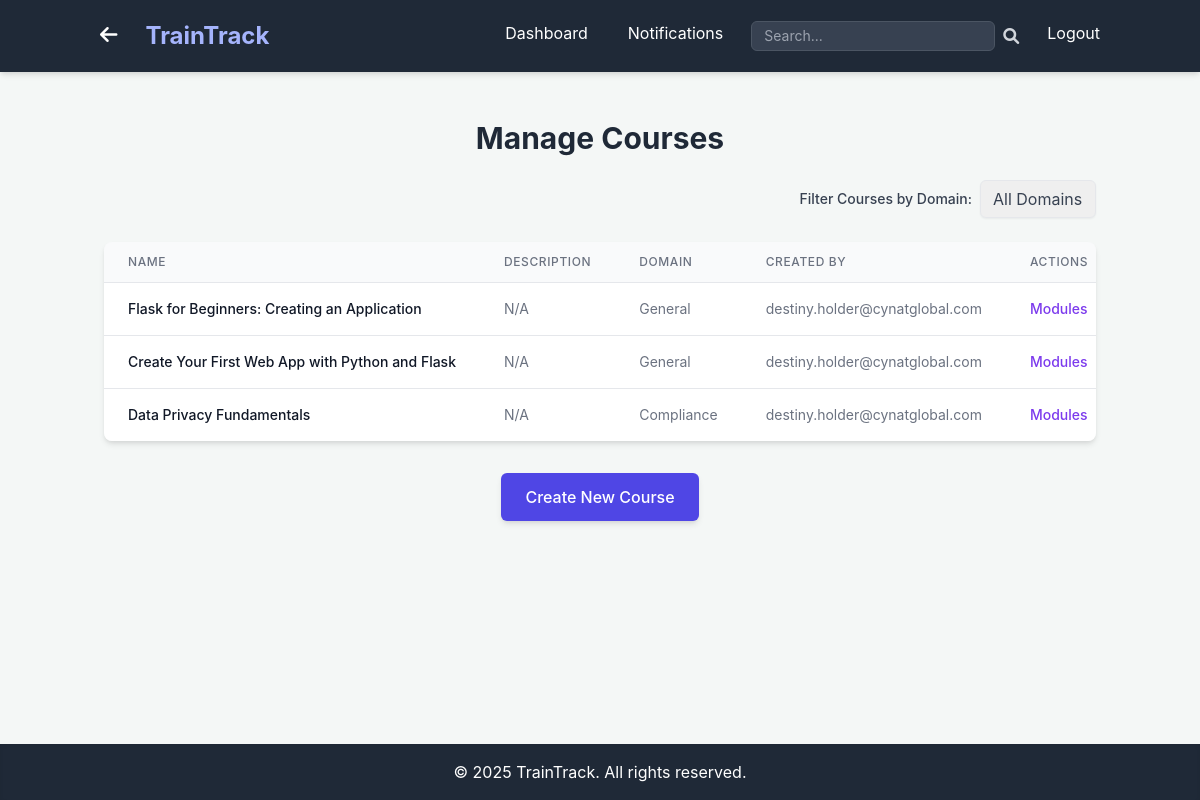
The app's page /admin/courses (signed in), older data.
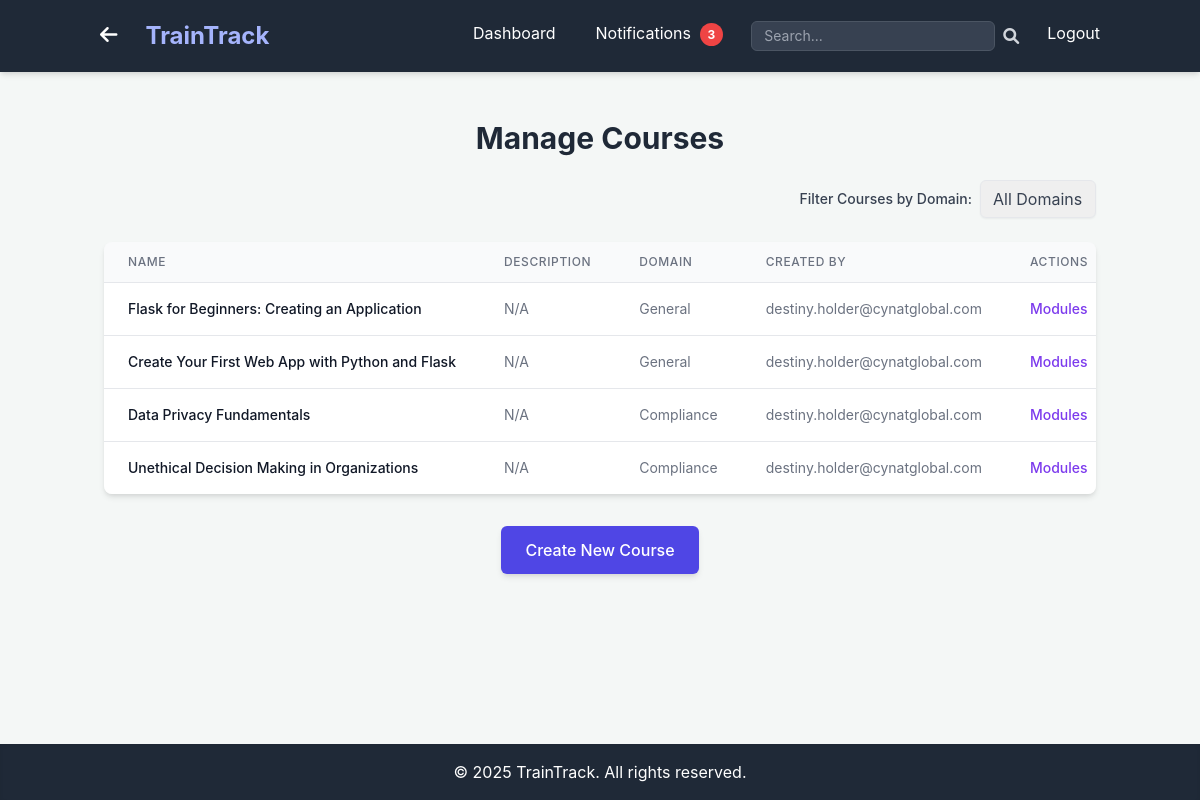
The same page, newer data.
### app.py (models this page shows, shortened)
class Course(db.Model):
    id = db.Column(db.Integer, primary_key=True)
    name = db.Column(db.String(120), nullable=False)
    description = db.Column(db.Text, nullable=True)
    course_link = db.Column(db.String(255), nullable=True) # New field for external link
    domain = db.Column(db.String(50), nullable=True) # Changed from 'category' to 'domain'
    created_at = db.Column(db.DateTime, default=datetime.utcnow)
    created_by_id = db.Column(db.Integer, db.ForeignKey('user.id'), nullable=False) # Admin who created it
    assessments = db.relationship('Assessment', backref='course', lazy=True)
    assignments = db.relationship('Assignment', backref='course', lazy=True)
    modules = db.relationship('Module', backref='course', lazy=True) # New relationship for modules
    learning_paths = relationship('LearningPath', secondary=learning_path_courses, back_populates='courses')

class User(UserMixin, db.Model):
    id = db.Column(db.Integer, primary_key=True)
    username = db.Column(db.String(80), unique=True, nullable=False)
    password_hash = db.Column(db.String(128), nullable=False)
    role = db.Column(db.String(20), nullable=False, default='trainee')
    domain = db.Column(db.String(50), nullable=True) # New field for trainee/admin domain
    assignments_as_trainee = db.relationship('Assignment', foreign_keys='Assignment.trainee_id', backref='trainee', lazy=True)
    created_courses = db.relationship('Course', foreign_keys='Course.created_by_id', backref='creator', lazy=True)
    created_assessments = db.relationship('Assessment', foreign_keys='Assessment.created_by_id', backref='assessor_creator', lazy=True)
    created_learning_paths = db.relationship('LearningPath', foreign_keys='LearningPath.created_by_id', backref='path_creator', lazy=True)
    assigned_assignments = db.relationship('Assignment', foreign_keys='Assignment.assigned_by_id', backref='assigner', lazy=True)
    notifications_received = db.relationship('Notification', foreign_keys='Notification.recipient_id', backref='recipient', lazy=True)
    notifications_sent = db.relationship('Notification', foreign_keys='Notification.sender_id', backref='sender', lazy=True)
    graded_submissions = db.relationship('Submission', foreign_keys='Submission.graded_by_id', backref='grader', lazy=True)

### app.py (the view)
@app.route('/admin/courses')
@login_required
@admin_required
def admin_view_courses():
    current_year = datetime.now().year
    selected_domain = request.args.get('domain') # Changed from 'category' to 'domain'
    if selected_domain and selected_domain != 'all':
        courses = db.session.query(Course).filter_by(domain=selected_domain).all() # Changed from 'category' to 'domain'
    else:
        courses = db.session.query(Course).all()
    domains = db.session.query(Course.domain).distinct().all() # Changed from 'category' to 'domain'
    domains = [d[0] for d in domains if d[0] is not None] # Extract strings and filter out None
    domains.sort() # Sort domains alphabetically
    return render_template('admin/view_courses.html',
                           title='Manage Courses',
                           courses=courses,
                           domains=domains, # Pass domains to template (changed from categories)
                           selected_domain=selected_domain, # Pass selected domain for dropdown (changed from selected_category)
                           current_year=current_year)

### app.py (called while the page is built)
def role_required(role):
    def decorator(f):
        @wraps(f)
        def decorated_function(*args, **kwargs):
            if not current_user.is_authenticated or current_user.role != role:
                flash('You do not have permission to access this page.', 'danger')
                return redirect(url_for('dashboard')) # Redirect to dashboard or login
            return f(*args, **kwargs)
        return decorated_function
    return decorator

@login_manager.user_loader
def load_user(user_id):
    return db.session.get(User, int(user_id))

@app.context_processor
def inject_unread_notifications_count():
    if current_user.is_authenticated:
        unread_count = Notification.query.filter_by(recipient_id=current_user.id, is_read=False).count()
        return dict(unread_notifications_count=unread_count)
    return dict(unread_notifications_count=0)

### templates/admin/view_courses.html (shortened to what this page needs)
{% extends "base.html" %}
{% block content %}
    <h1 class="text-3xl font-bold text-gray-800 mb-6 text-center">Manage Courses</h1>
    <div class="mb-6 flex justify-end items-center">
        <label for="domain-filter" class="block text-gray-700 text-sm font-medium mr-2">Filter Courses by Domain:</label>
        <select id="domain-filter" onchange="filterCoursesByDomain(this.value)"
                class="shadow-sm appearance-none border rounded-md py-2 px-3 text-gray-700 leading-tight focus:outline-none focus:ring-2 focus:ring-indigo-500 focus:border-transparent transition duration-200">
            <option value="all" {% if not selected_domain or selected_domain == 'all' %}selected{% endif %}>All Domains</option>
        </select>
    </div>
    {% if courses %}
        <div class="overflow-x-auto bg-white rounded-lg shadow-md">
            <table class="min-w-full divide-y divide-gray-200">
                <thead class="bg-gray-50">
                    <tr>
                        <th scope="col" class="px-6 py-3 text-left text-xs font-medium text-gray-500 uppercase tracking-wider">
                            Name
                        </th>
                        <th scope="col" class="px-6 py-3 text-left text-xs font-medium text-gray-500 uppercase tracking-wider">
                            Description
                        </th>
                        <th scope="col" class="px-6 py-3 text-left text-xs font-medium text-gray-500 uppercase tracking-wider">
                            Domain
                        </th>
                        <th scope="col" class="px-6 py-3 text-left text-xs font-medium text-gray-500 uppercase tracking-wider">
                            Created By
                        </th>
                        <th scope="col" class="px-6 py-3 text-left text-xs font-medium text-gray-500 uppercase tracking-wider">
                            Actions
                        </th>
                    </tr>
                </thead>
                <tbody class="bg-white divide-y divide-gray-200">
                    {% for course in courses %}
                    <tr>
                        <td class="px-6 py-4 whitespace-nowrap text-sm font-medium text-gray-900">
                            {{ course.name }}
                        </td>
                        <td class="px-6 py-4 whitespace-nowrap text-sm text-gray-500">
                            {{ course.description if course.description else 'N/A' }}
                        </td>
                        <td class="px-6 py-4 whitespace-nowrap text-sm text-gray-500">
                            {{ course.domain if course.domain else 'N/A' }}
                        </td>
                        <td class="px-6 py-4 whitespace-nowrap text-sm text-gray-500">
                            {{ course.creator.username }}
                        </td>
                        <td class="px-6 py-4 whitespace-nowrap text-sm font-medium">
                            <a href="{{ url_for('admin_view_course_modules', course_id=course.id) }}" class="text-purple-600 hover:text-purple-900 mr-4">Modules</a>
                        </td>
                    </tr>
                    {% endfor %}
                </tbody>
            </table>
        </div>
    {% else %}
        <p class="text-center text-gray-600 text-lg">No courses found {% if selected_domain and selected_domain != 'all' %}in domain "{{ selected_domain }}"{% endif %}. <a href="{{ url_for('create_course') }}" class="text-indigo-600 hover:underline">Create one now!</a></p>
    {% endif %}
    <div class="mt-8 text-center">
        <a href="{{ url_for('create_course') }}" class="inline-block bg-indigo-600 text-white px-6 py-3 rounded-md font-medium hover:bg-indigo-700 transition duration-300 shadow-md">
            Create New Course
        </a>
    </div>
{% endblock %}

Row changes from the older to the newer data that the page shows:
added Course: name "Unethical Decision Making in Organizations", description "N/A", domain "Compliance", creator.username "destiny.holder@cynatglobal.com"
Text that changed along with them:
{{ unread_notifications_count }}: (not shown) → "3"
